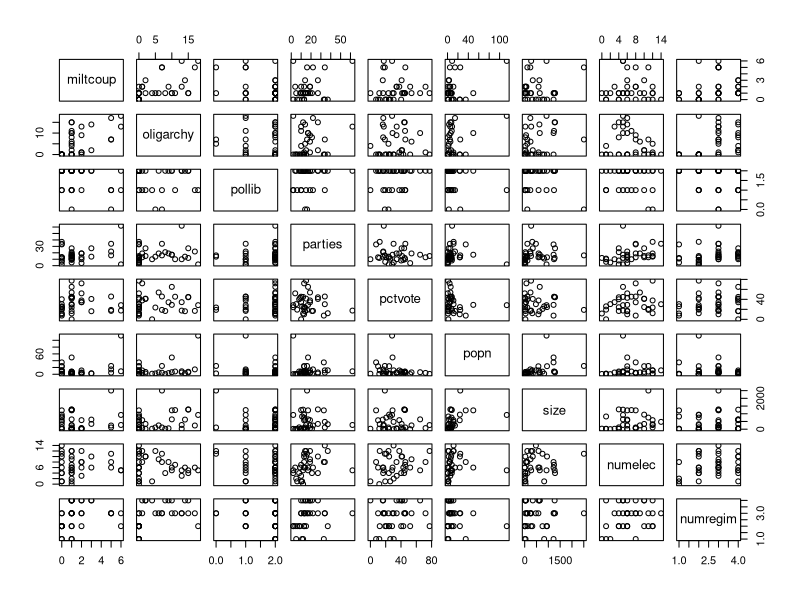

This chart was generated by the following R code: (Note: this script raises an error after producing the figure.)
#Exercise 1

africa_data = read.table("africa.txt", header = TRUE)
attach(africa_data)
africa_data

pairs(africa_data)

#T1


n = c(10, 100, 1000)
lambda = c(0.5, 1, 10, 100)

study_poisson <- function(n, lambda){
  rpois(n, lambda)
}

poisson_st = list()
k = 1
for(i in n){
  for(j in lambda){
    print(i)
    print(j)
    print(rpois(i,j))
    
    poisson_st = c(poisson_st,list(rpois(i,j)))
    
    
    
    k = k +1
  }
}

x = poisson_st[1]
hist(x)
qqnorm(x)
qqline(x)


# Need to modify. This was just for testing


#T2

# I don't understand it yet!!!




#T3

africa_glm = glm(miltcoup~oligarchy+pollib+parties+pctvote+popn+size+numelec+numregim, family = poisson, data = africa_data)
summary(africa_glm)


#T4

### Step-Down Method

africa_glm_sd = glm(miltcoup~oligarchy+pollib+parties+pctvote+popn+size+numelec+numregim, family = poisson, data = africa_data)
summary(africa_glm_sd)

summary(africa_glm_sd)[[12]][35] # p-value = 0.80605

# numelec has the highest p-value and it is > 0.05. So discard it in the next iteration.

africa_glm_sd = glm(miltcoup~oligarchy+pollib+parties+pctvote+popn+size+numregim, family = poisson, data = africa_data)
summary(africa_glm_sd)

summary(africa_glm_sd)[[12]][32] # p-value = 0.42639

# numregim has the highest p-value and it is > 0.05. So discard it in the next iteration.

africa_glm_sd = glm(miltcoup~oligarchy+pollib+parties+pctvote+popn+size, family = poisson, data = africa_data)
summary(africa_glm_sd)

summary(africa_glm_sd)[[12]][28] # p-value = 0.421378

# size has the highest p-value and it is > 0.05. So discard it in the next iteration.

africa_glm_sd = glm(miltcoup~oligarchy+pollib+parties+pctvote+popn, family = poisson, data = africa_data)
summary(africa_glm_sd)

summary(africa_glm_sd)[[12]][24] # p-value = 0.29883

# popn has the highest p-value and it is > 0.05. So discard it in the next iteration.

africa_glm_sd = glm(miltcoup~oligarchy+pollib+parties+pctvote, family = poisson, data = africa_data)
summary(africa_glm_sd)

summary(africa_glm_sd)[[12]][20] # p-value = 0.18031

# pctvote has the highest p-value and it is > 0.05. So discard it in the next iteration.

africa_glm_sd = glm(miltcoup~oligarchy+pollib+parties, family = poisson, data = africa_data)
summary(africa_glm_sd)

# As we can see, all the p-values are smaller than 0.05
# That means all the variables are significant for our model.

# The resulting model of the step-down method is:

miltcoup = 0.25138 + 0.09262*oligarchy - 0.57410*pollib + 0.02206*parties + error

#T5

# confint(africa_glm_sd)
# coef(africa_glm_sd)    

## Plots: Fitted vs Residuals

plot(fitted(africa_glm_sd), residuals(africa_glm_sd)) 

# No specific pattern
# It's a scatter plot not visually good as it would suppose to be in linear regression model.

## Plots: Logarithmic-Fitted values vs Residuals

plot(log(fitted(africa_glm_sd)), residuals(africa_glm_sd))

# So we took logarithm to make the x-values fitted by a linear function in the plot. 
# This plot seems OK yet still no specific pattern
# And still it looks scatter too!

## Plots: Logarithmic-Fitted values vs Residuals with type = Response

plot(log(fitted(africa_glm_sd)), residuals(africa_glm_sd, type = "response"))

## Check Lec 10 slide: 41-43

## Plots: Fitted vs Residuals in the Full Model

plot(fitted(africa_glm), residuals(africa_glm))

## Plots: Logarithmic-Fitted values vs Residuals in the Full Model

plot(log(fitted(africa_glm)), residuals(africa_glm))

## Plots: Logarithmic-Fitted values vs Residuals with type = Response in the Full Model

plot(log(fitted(africa_glm)), residuals(africa_glm, type = "response"))


# The plots looked scattered. All of them followed a certain pattern in our model from task-4
# After ploting using the full model, we found the same pattern there too.
# So, it's not because we deleted too many variables.

# Now we will check normality to make some comments for that.


shapiro.test(residuals(africa_glm_sd)) # p-value = 0.01 < 0.05 # Normality is doubtful
shapiro.test(residuals(africa_glm)) # p-value = 0.01 < 0.05 # Normaility is doubtful

qqnorm(residuals(africa_glm_sd)) # doesn't seem normal
qqline(residuals(africa_glm_sd), col="red")

qqnorm(residuals(africa_glm)) # doesn't seem normal
qqline(residuals(africa_glm), col="red")

# In both models we got the same results. 
# The plots that we generated for the model that we found in task-4 and for the full model with all explanatory variables followed same type of pattern.
# Therefore the assumption of normality(if any) is doubtful.
# Which means maybe the sample doesn't come from a normal distribution!
